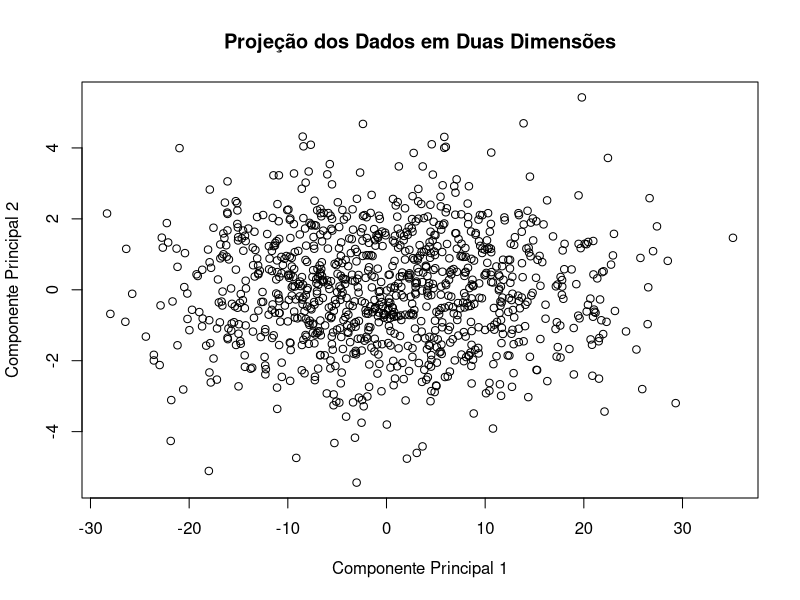
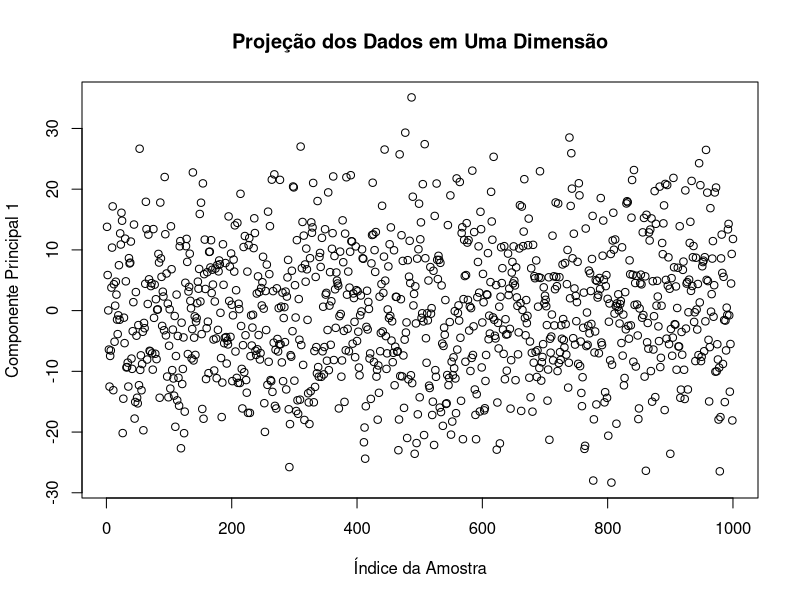

Recreate these plots in R, in order.
# Código-Fonte para a Questão 5

# Aquisição dos Dados de Entrada
dados2 <- read.csv("dados2.csv", stringsAsFactors = FALSE, header = FALSE)

# Item (a)

# Cálculo do Vetor de Médias dos Três Atributos
vetor_medias <- c(mean(dados2$V1), mean(dados2$V2), mean(dados2$V3))

# Obtenção da Matriz de Dados com Atributos de Médias Nulas
matriz_dados <- as.matrix.data.frame(dados2)
matriz_dados[,1] <- matriz_dados[,1] - vetor_medias[1]
matriz_dados[,2] <- matriz_dados[,2] - vetor_medias[2]
matriz_dados[,3] <- matriz_dados[,3] - vetor_medias[3]

# Item (b)

# Cálculo da Matriz de Covariância
matriz_covariancia <- matrix(nrow = 3, ncol = 3)
for (i in 1:3)
{
  for (j in 1:3)
  {
    matriz_covariancia[i,j] <- cov(matriz_dados[,i], matriz_dados[,j])  
  }
}

# Cálculo dos Autovalores e Autovetores da Matriz de Covariância
auto_val_vet <- eigen(matriz_covariancia)

# Item (d)

# Cálculo da Projeção dos Dados Originais em *Duas* Dimensões No Novo Espaço Vetorial
z2d <- matrix(nrow = 1000, ncol = 2)
for (i in 1:1000) # Para Cada Linha da Matriz de Dados (Observação)
{
  z2d[i,] <- t(auto_val_vet$vectors[,1:2]) %*% matriz_dados[i,]
}
# Graficamente
plot(x = z2d[,1], y = z2d[,2], xlab = "Componente Principal 1", ylab = "Componente Principal 2", main = "Projeção dos Dados em Duas Dimensões")

# Projeção dos Dados Originais em *Uma* Dimensão (Primeira Componente Principal)
plot(x = 1:1000, y = z2d[,1], xlab = "Índice da Amostra", ylab = "Componente Principal 1", main = "Projeção dos Dados em Uma Dimensão")